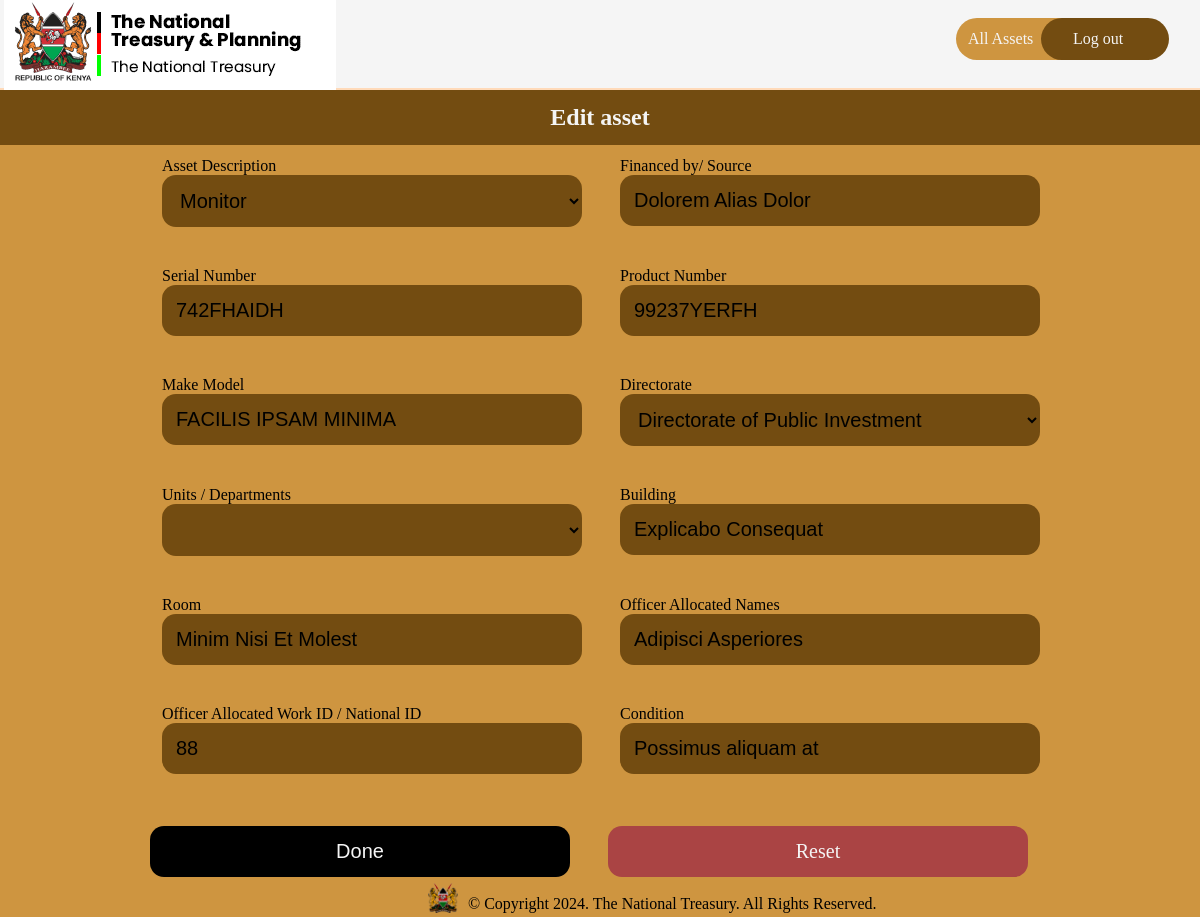
The page /asset/edit/2 on the database as committed earlier.
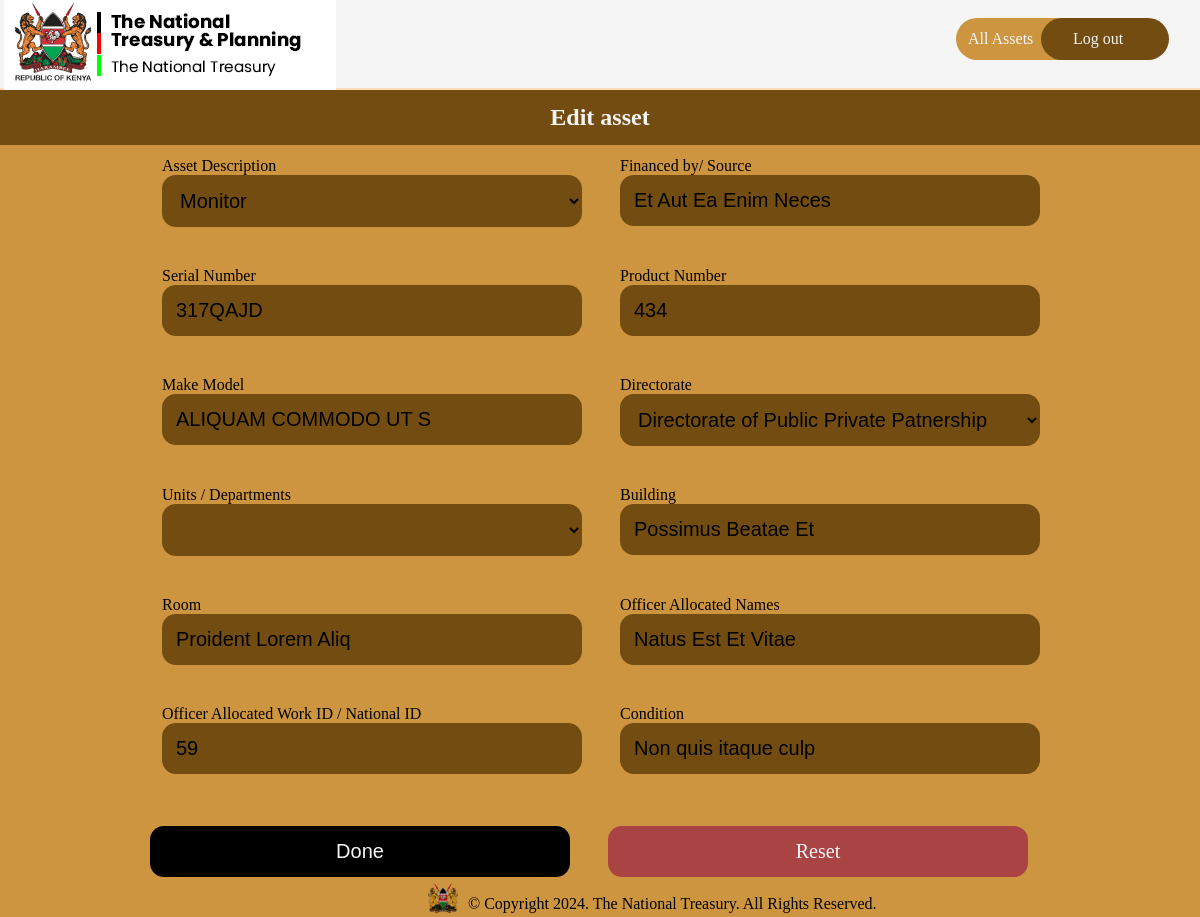
The same page on the database as committed later.
### inventory/models.py (models this page shows, shortened)
class Asset(db.Model):
    idassets = db.Column(db.Integer, primary_key=True)
    asset_description = db.Column(db.Text, nullable=False)
    financed_by = db.Column(db.Text, default="N/A")
    serial_number = db.Column(db.Text, nullable=False, unique=True)
    product_number = db.Column(db.Text, nullable=False)
    make_model = db.Column(db.Text, nullable=False)
    directorate = db.Column(db.Text, nullable=False)
    units = db.Column(db.Text, nullable=False)
    building = db.Column(db.Text, nullable=False)
    room = db.Column(db.Integer, nullable=False)
    officer_allocated = db.Column(db.Text, default="N/A")
    officer_contact_info = db.Column(db.Text, default="N/A")
    state = db.Column(db.Text, nullable=False)

### inventory/routes.py (the view, shortened to what this page needs)
@app.route("/asset/edit/<int:asset_id>", methods=("GET", "POST"))
def edit_asset(asset_id):
    form = AssetForm()
    asset = Asset.query.get_or_404(asset_id)
    if request.method == "GET":
        form.asset_description.data = asset.asset_description
        form.financed_by.data = asset.financed_by
        form.serial_number.data = asset.serial_number
        form.product_number.data = asset.product_number
        form.make_model.data = asset.make_model
        form.directorate.data = asset.directorate
        form.units.data = asset.units
        form.building.data = asset.building
        form.room.data = asset.room
        form.officer_allocated.data = asset.officer_allocated
        form.officer_contact_info.data = asset.officer_contact_info
        form.state.data = asset.state
    return render_template("edit_asset.html", form=form, asset=asset)

### inventory/templates/edit_asset.html (shortened to what this page needs)
{% extends "base.html" %}
{% block head %}
{{ super() }}
<link rel="stylesheet" href="{{ url_for('static', filename='assets.css') }}">
{% endblock head %}
{% block navlinks %}
<a href="{{ url_for('index') }}" class="links signup">All Assets</a>
<a href="{{ url_for('index') }}" class="links login">Log out</a>
{% endblock navlinks %}
{% block body %}
<h2 class="asset-heading">Edit asset</h2>
<div class="form-wrapper">
	<div class="layer">
		<form autocomplete="off" action="" class="form" method="post">
			<div class="row">
				<div class="asset_description">
					{{ form.asset_description.label }}
					{{ form.asset_description(placeholder="",id="description", value="{{ asset.asset_description }}") }}
				</div>
				<div class="financed_by">
					{{ form.financed_by.label }}
					{{ form.financed_by(placeholder="",id="financedby") }}
				</div>
			</div>
			<div class="row">
				<div class="serial_number">
					{{ form.serial_number.label }}
					{{ form.serial_number(placeholder="",id="serial") }}
				</div>
				<div class="product_number">
					{{ form.product_number.label }}
					{{ form.product_number(placeholder="",id="productnumber") }}
				</div>
			</div>
			<div class="row">
				<div class="make_model">
					{{ form.make_model.label }}
					{{ form.make_model(placeholder="",id="makemodel") }}
				</div>
				<div class="directorate">
					{{ form.directorate.label }}
					{{ form.directorate(placeholder="",id="directorate") }}
				</div>
			</div>
			<div class="row">
				<div class="units">
					{{ form.units.label }}
					{{ form.units(placeholder="",id="units") }}
				</div>
				<div class="building">
					{{ form.building.label }}
					{{ form.building(placeholder="",id="building") }}
				</div>
			</div>
			<div class="row">
				<div class="room">
					{{ form.room.label }}
					{{ form.room(placeholder="",id="room") }}
				</div>
				<div class="officer_in_charge">
					{{ form.officer_allocated.label }}
					{{ form.officer_allocated(placeholder="",id="officerincharge") }}
				</div>
			</div>
			<div class="row">
				<div class="officer_contact_info">
					{{ form.officer_contact_info.label }}
					{{ form.officer_contact_info(placeholder="",id="officercontactinfo") }}
				</div>
				<div class="condition">
					{{ form.state.label }}
					{{ form.state(placeholder="",id="condition") }}
				</div>
			</div>
	</div>
	<div class="row">
		<input type="submit" value="Done">
		<a href="{{ url_for('edit_asset',asset_id=asset.idassets ) }}" style="text-align:center;text-decoration:none;background-color:#aa4444;" class="reset reset-edit">Reset</a>
	</div>
</div>
{% endblock body %}

### inventory/templates/base.html (shortened to what this page needs)
<!DOCTYPE html>
<html lang="en">
<head>
	{% block head %}
	<link rel="stylesheet" href="https://cdnjs.cloudflare.com/ajax/libs/font-awesome/6.5.1/css/all.min.css"
 />
		<link rel="stylesheet" href="{{ url_for('static',filename='style.css') }}">
	{% endblock head %}
</head>
<body>
	<div class="nav">
		<div class="logo">
			<a href="{{ url_for('index') }}"><img
					src=" {{ url_for('static', filename='assets/images/TNT logo.png')  }} "
					alt="treasury logo"></img></a>
		</div>
		<div class="links">
			{% block navlinks %}
			{% endblock navlinks %}
		</div>
	</div>
	{% block body %}
	{% endblock body %}
	<div class="footer">
		<img src="{{ url_for('static', filename='assets/images/tntfooterlogo.png') }}" alt="footer logo"
			width="30" height="30">
		<p>© Copyright <span class="copyright-year"></span>. The National Treasury. All Rights Reserved.</p>
	</div>
</body>
</html>

### inventory/static/style.css (style rules this page uses)
* { margin: 0; padding: 0; box-sizing: border-box; color-scheme: light; @import url('https://fonts.googleapis.com/css2?family=Roboto+Mono:ital,wght@0,100..700;1,100..700&display=swap'); }
body { display: flex; flex-direction: column; height: 100%; background-color: #ce9540; }
.nav { display: flex; justify-content: space-between; align-items: center; border-bottom: 2px solid peachpuff; padding-left: 4px; padding-top: 5px; padding-right: 15px; background-color: white; position: sticky; top: 0; height: 90px; width: 100%; }
.links { padding: 12px; display: flex; align-items: center; gap: 32px; border-radius: 34px; margin-bottom: 8px; }
.links>a { text-decoration: none; color: whitesmoke; width: 7.6em; }
.signup { background-color: #CE9540; }
.login { background-color: #734C11; margin-left: -67px; padding-left: 32px; }
.footer { display: flex; align-items: center; gap: 10px; margin-left: 8px; position: fixed; bottom: 0; margin-bottom: 4px; left: 35vw; }
.footer { margin-top: 12px; padding-top: 18px; display: flex; align-items: end; justify-content: center; }

### inventory/static/assets.css (style rules this page uses)
body { display: flex; flex-direction: column; height: 100%; background-color: #CE9540; }
.nav { background-color: whitesmoke; }
.asset-heading { padding: 14px; text-align: center; color: whitesmoke; background-color: #734C11; }
.nav { display: flex; justify-content: space-between; align-items: center; border-bottom: 2px solid peachpuff; padding-left: 4px; padding-top: 5px; padding-right: 15px; }
.links { padding: 12px; display: flex; align-items: center; gap: 32px; border-radius: 34px; margin-bottom: 8px; }
.links>a { text-decoration: none; color: whitesmoke; width: 8em; margin-right: 4px; }
.signup { background-color: #CE9540; }
.login { background-color: #734C11; margin-left: -79px; padding-left: 32px; }
.form-wrapper { margin: 0 auto; }
input, .reset { -webkit-appearance: none; -moz-appearance: none; appearance: none; border: none; }
select, input[type="text"], input[type="email"], input[type="password"], input[type="number"] { background-color: #734C11; color: rgb(0, 0, 0); }
select, input, .reset { padding: 14px; border-radius: 14px; margin-bottom: 10px; width: 420px; font-size: 20px; }
select { border: none; }
input[type="submit"], .reset { color: whitesmoke; background-color: rgb(0, 0, 0); }
.form { width: 900px; padding: 12px; }
.row { display: flex; gap: 38px; margin-bottom: 30px; }
::placeholder { color: whitesmoke; opacity: 1; }

Rows that differ between the two databases and show on the page:
changed Asset "Monitor": financed_by "Dolorem Alias Dolor" → "Et Aut Ea Enim Neces"; serial_number "742FHAIDH" → "317QAJD"; product_number "99237YERFH" → "434"; make_model "FACILIS IPSAM MINIMA" → "ALIQUAM COMMODO UT S"; directorate "Directorate of Public Investment" → "Directorate of Public Private Patnership"; building "Explicabo Consequat" → "Possimus Beatae Et"; room "Minim Nisi Et Molest" → "Proident Lorem Aliq"; officer_allocated "Adipisci Asperiores" → "Natus Est Et Vitae"; officer_contact_info "88" → "59"; state "Possimus aliquam at" → "Non quis itaque culp"
